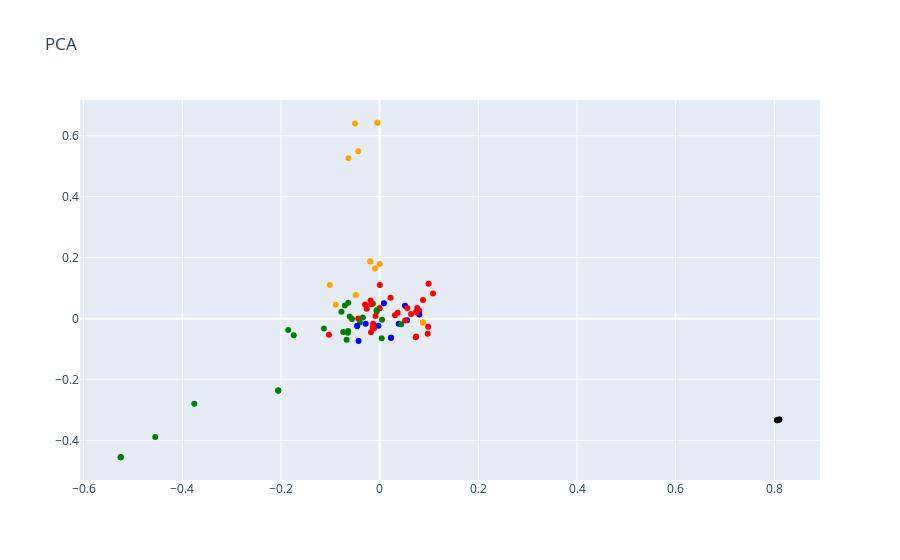

Notebook cell for this chart:
### Code cell
trace = go.Scatter(x=result['X'].values,
                   y=result['Y'].values,
                   text=result['texto'].values,
                   mode='markers',
                   marker=dict(color=result['colores'].values)) 

layout = go.Layout(title="PCA")

fig = go.Figure(data=trace, layout=layout)
iplot(fig)

### Figure 1 — Plotly figure (JSON) as saved in the notebook; plotly's stock layout.template omitted (floating-point values rounded to 4 significant figures)
{"data": [{"marker": {"color": ["red", "red", "red", "red", "blue", "red", "blue", "red", "red", "green", "blue", "green", "blue", "red", "orange", "red", "red", "red", "orange", "green", "red", "red", "red", "green", "green", "blue", "green", "green", "orange", "orange", "orange", "red", "orange", "green", "green", "orange", "blue", "orange", "red", "red", "red", "orange", "red", "red", "green", "red", "red", "green", "red", "red", "green", "red", "green", "green", "green", "blue", "red", "blue", "green", "orange", "orange", "orange", "orange", "blue", "orange", "red", "green", "blue", "blue", "green", "red", "green", "orange", "green", "blue", "green", "green", "red", "green", "green", "red", "red", "black", "black", "black", "black", "green", "green", "green", "red", "green"]}, "mode": "markers", "text": ["Importante empresa  del sector de consultoría de la ciudad de Bogotá requiere para su equipo de trabajo un Analista de minería de datosForma", "Importante empresa  del sector de consultoría de la ciudad de Bogotá requiere para su equipo de trabajo un Analista de minería de datosForma", "Reconocida empresa Contac Center, se encuentra en búsqueda de analista Análisis de KPI´s Reportes - con 1 año de experiencia. Preparar, anal", "Reconocida empresa Contac Center, se encuentra en búsqueda de analista Análisis de KPI´s Reportes - con 1 año de experiencia. Preparar, anal", "Importante compañía requiere Profesionales en – Tecnología o Ingeniería de Sistematización de datos / Estadística o Matemática. con experien", "#TrabajoSiHayMultinacional solicita para su equipo de trabajo DATAMARSHALL - ANALISTA DE BASES DE DATOS CALL CENTER en Bogotá, con experienc", "Importante Multinacional del sector IT requiere para su equipo de trabajo Analista de Datos Junior con experiencia superior de 6 meses en Mi", "Entidad financiera requiere profesional en Ingeniería de Sistemas , Economista, estadístico, matemático, con conocimiento en Estadística , m", "Reconocida multinacional de telecomunicaciones requiere para su equipo de trabajo Ingeniero de sistemas o afines, con experiencia mínima de ", "Importante compañía Call Center requiere para su equipo de trabajo Analista de datos / Controller con experiencia mínima de 6 meses en call ", "BairesDev se enorgullece de ser una de las empresas con más rápido crecimiento de América Latina y un empleador acogedor altamente calificad", "Importante compañía Call Center requiere para su equipo de trabajo Analista de datos / Controller con experiencia mínima de 6 meses en call ", "Importante compañia BPO requiere para su equipo de trabajo Tecnólogo o profesional en ingenierías o carreras administrativas. Experiencia mí", "Somos Grupo Nacional de Proyectos GNP líderes en el sector de Telecomunicaciones, Marketing y Tecnología. Nos encontramos en búsqueda de Téc", "Reconocida empresa requiere para su equipo de trabajo ingeniero de sistemas  Profesional con  especialización,   4 años de experiencia en: S", "Somos Grupo Nacional de Proyectos GNP líderes en el sector de Telecomunicaciones, Marketing y Tecnología. Nos encontramos en búsqueda de Téc", "Empresa multinacional española del sector Data Management & Analytics busca para su equipo de trabajo a técnico o estudiante hasta IV semest", "Empresa de tecnología requiere Tecnólogo o Estudiante universitario de últimos semestres de sistemas o carreras administrativas; Manejo de p", "Requerimos para nuestro equipo de trabajo Analista de datos con experiencia mínima de 1 año en manejo de Excel avanzado preferiblemente cono", "Reconocida empresa de telecomunicaciones solicita para su equipo de trabajo WORKFORCE, encargado de analizar, controlar y optimizar las capa", "Empresa del sector bebidas requiere analista de ventas encargado de Analizar, programar y hacer seguimiento a los datos de ventas con el fin", "Se requiere profesional en Ingeniería Industrial o áreas afines con experiencia de 2 años en manejo de bases de datos; análisis de bases de ", "Importante multinacional de telecomunicaciones dedicada al servicio de call center requiere para su equipo de trabajo Datamarshall o  Analis", "Importante empresa de alimentos requiere para su equipo analista  de datos con experiencia  en manejo de bases datos al sistema, manejo alfa", "Empresa del sector TI requiere Analista de datos con experiencia en:Experiencia de soporte de usuarios Manejo de Excel  avanzado Manejo de b", "Prestigiosa compañía del sector farmacéutico, se encuentra en búsqueda de Profesionales en  Administración de empresas, Finanzas, Marketing ", "Reconocida empresa de mensajería requiere con urgencia para su equipo de trabajo hombres profesionales en ingeniería de sistemas Con especia", "Reconocida empresa solicita ANALISTA SENIOR ARQUITECTURA DE DATOS,  Ingeniero de sistemas, electrónico o afines, debe tener mínimo 2 años de", "Reconocido laboratorio Farmacéutico ubicado en puente requiere para su equipo de trabajo Tecnologo en Regencia Farmacia o estudiante mínimo ", "Reconocido laboratorio Farmacéutico ubicado en puente requiere para su equipo de trabajo Tecnologo en Regencia Farmacia o estudiante mínimo ", "Reconocido laboratorio Farmacéutico ubicado en puente aranda requiere para su equipo de trabajo Tecnologo en Regencia Farmacia o estudiante ", "Empresa del sector transporte requiere profesional en Ingeniería de Sistemas, Ingeniería Electrónica, Ingeniería Eléctrica o Ingeniería Meca", "Requerimos para nuestro equipo de trabajo Analista de datos con experiencia mínima de 1 año en manejo de Excel avanzado preferiblemente cono", "Ingeniero en Sistemas, con conocimientos en administración y desarrollo en bases de datos SQL Server (Triggers, procedimientos almacenados, ", "Profesional en ingeniería de sistemas, electrónica o carreras afines con mínimo 1 año de experiencia con conocimientos administración de bas", "Requerimos para nuestro equipo de trabao analista de Datosl con experiencia mínima de 1 año en manejo de Excel avanzado preferiblemente cono", "Empresa de servicios tecnológicos y outsourcing requiere profesional en Ingeniería Industrial, Administración de Empresas, Contaduría, Finan", "Importante Contact Center Ubicado en la ciudad de Bogotá busca para si equipo de trabajo Analista base de datos con experiencia de un 1 año ", "Reconocido operador del sector Salud requiere para su equipo de trabajo Ingeniero Industrial.  Horario de contribución de Lunes a Viernes de", "Limpieza, Estandarización, Unificación de datos con bases Excel y MySQL, experiencia mínima de un año en estos programas demostrables. Pacie", "Prestigiosa entidad solicita Analista de inteligencia de negocios - Cientifico de datos que cuente con 3 años de experiencia Minería de dato", "Reconocida empresa de telecomunicaciones requieres para su equipo de trabajo Analista base de datos con 2 años de experiencia en el cargo, e", "importante empresa del sector financieroRequiere analista de bases de datos en excel avanzadoDebe contar con un año de experiencia en VISUAL", "Importante empresa del sector se encuentra en búsqueda de tecnólogo o profesional en sistemas o tecnología de la información con experiencia", "Importante compañía del sector logístico requiere Profesional en ingeniería de sistemas o afines especializado en programación o bases de da", "Reconocida entidad del sector bancario requiere para su equipo de trabajo Analista de inteligencia de negocios - Cientifico de datos que cue", "Objetivo: Elaborar informes y estadísticas, con el fin de monitorear el adecuado funcionamiento del negocio, teniendo en cuenta los indicado", "Reconocida empresa de mensajería requiere con urgencia para su equipo de trabajo hombres profesionales en ingeniería de sistemas Con especia", "Nos encontramos en la búsqueda de un ANALISTA DE DATOSTécnico y/o Estudiante de mínimo VI semestre de carreras administrativas, de analítica", "Importante empresa prestadora de servicios se encuentra en búsqueda de Oficial de Informes y Seguimiento del área comercial, Técnico y/o Est", "Reconocida empresa del sector real solicita Analista Base de Datos. Buscamos profesionales en Ingeniería de Sistemas o afines con 2 años de ", "Multinacional requiere para su equipo de trabajo Analista de Datos. Experiencia: mínimo 1 año realizando análisis de datos administrativos. ", "Profesional en Ingenieria de sistemas,con posgrado temas relacionados con funciones del cargo.\t\"Mínimo tres (3) años deexperiencia en la adm", "Empresa de servicios logísticos requiere personal para desempeñarse en el cargo de Analista de Base de DatosIngenieros de sistemas con espec", "\"Ingeniero de Sistemas, Electrónico y/o afines , conexperiencia en gestión de datos, deseable Especializacióny/o cursos en gobierno de datos", "Importante Multinacional del sector IT requiere para su equipo de trabajo Analista de Datos Senior con experiencia superior de 3 años partic", "Importante empresa del sector de telecomunicaciones se encuentra en busqueda de datamarshall, controller con un (1) año de experiencia en el", "¿Qué tal un nuevo reto profesional en el 2021?Nuestro equipo de Data está buscando profesionales interesados en la toma de decisiones y el a", "¡Tenemos una gran oportunidad para ti!Reconocida empresa requiere para su equipo de trabajo, profesional en Ingeniería de Sistemas o Ingenie", "Nos encontramos en búsqueda de un analista de datos (Excel avanzado) Funciones- Apoyo al proceso de inscripción y selección de candidatos, s", "Nos encontramos en búsqueda de un analista de datos (Excel avanzado)FuncionesApoyo al proceso de inscripción y selección de candidatos, segu", "Nos encontramos en búsqueda de un analista de datos (Excel avanzado)FuncionesApoyo al proceso de inscripción y selección de candidatos, segu", "Nos encontramos en búsqueda de un Analista de datos (Excel avanzado)Funciones•\tApoyo al proceso de inscripción y selección de candidatos•\tSe", "Importante Multinacional del sector IT requiere para su equipo de trabajo Analista de Datos Junior con experiencia superior de 6 meses en Mi", "Importante empresa del sector se encuentra en la búsqueda de analista de datos (Excel avanzado) Funciones-Apoyo al proceso de inscripción y ", "Importante IPS a nivel nacional requiere analista de base de datos EXPERTO EN EXCEL; tecnólogo o técnico en ingeniería industrial.Asignación", "Reconocida empresa del sector Financiero requiere para su equipo de trabajo profesionales en ingeniería de sistemas o afines que cuenten con", "Determinar el potencial de las ventas.Analizar métricas web,  predecir la conducta de los clientes referente a nuestro producto y la tendenc", "Empresa del sector logístico requiere profesional en  ingenieria de sistemas o carreras afines, con especialización , cursos en gobierno de ", "Reconocida empresa de mensajería requiere con urgencia para su equipo de trabajo hombres profesionales en ingeniería de sistemas Con especia", "Importante multinacional del sector  requiere para su equipo de trabajo Back office CALL CENTER.Si eres técnico, tecnológo o profesional en ", "Importante empresa del sector de telecomunicaciones requiere para su equipo de trabajo Analista de Incidencias para realizar funciones como:", "Haz parte de nuestro equipo y vive experiencias ¡únicas y memorables! Buscamos personas como tú, dinámicas, proactivas y apasionadas, si cum", "Se requiere de manera inmediata profesional en Ingeniera de Sistemas con especialización culminada y mínimo 3 años de experiencia en bases d", "Importante Multinacional del sector IT requiere para su equipo de trabajo Analista de Datos Senior con experiencia superior de 5 años partic", "Profesional titulado en Ingeniería de Sistemas Informática, Telecomunicaciones, Desarrollador de Software y afines a las TIC, mínimo tres añ", "Importante empresa del sector de pagos y finanzas requiere profesional en ingeniería de sistemas con certificación en administración de base", "Manejo y conocimiento de ley de protección de datos personalesManejo y conocimiento Reporte Centrales InformaciónManejo de casos relacionado", "Empresa del sector logístico requiere  ingeniero de sistemas o afines  con especialización ,  3 años de experiencia mínimo, en administració", "Servicios Médicos Vital Health Requiere de manera inmediata Perfil: Tecnólogo o profesional sistemas, administración de empresas o administr", "En Jobandtalent empleamos a más de 15.000 profesionales en toda Colombia y ofrecemos oportunidades de empleo de forma constante para que sie", "Empresa de telecomunicaciones ubicada en Toberin, desea vincular a su equipo estudiante de ingeniería industrial o afines, con manejo alto d", "Consultar y proporcionar la información necesaria para la creación de nuevos SKU, etc.Generar y actualizar diferentes informes para brindar ", "Consultar y proporcionar la información necesaria para la creación de nuevos SKU, etc.Generar y actualizar diferentes informes para brindar ", "1. Consultar y proporcionar la información necesaria para la creación de nuevos SKU, etc.Generar y actualizar diferentes informes para brind", "1. Consultar y proporcionar la información necesaria para la creación de nuevos SKU, etc.Generar y actualizar diferentes informes para brind", "Cargo: Big data estratégicoSalario: $2.500.000 a $2.900.000Importante compañía de telecomunicaciones requiere vincular a su equipo de trabaj", "Cargo: Big data estratégicoSalario: $2.500.000 a $2.900.000Importante compañía de telecomunicaciones requiere vincular a su equipo de trabaj", "Cargo: Big data estratégicoSalario: $2.500.000 a $2.900.000Importante compañía de telecomunicaciones requiere vincular a su equipo de trabaj", "Importante empresa multinacional ubicada al norte de la ciudad requiere Analista de bases de datos, para desempeñar actividades enfocadas en", "Importante empresa requiere profesional en Ingeniería Sistemas, con mínimo 3 años de experiencia en Administración y monitoreo de base de da"], "type": "scatter", "x": [-0.0002904, -0.0002904, 0.07453, 0.07453, -0.04277, 0.02218, -0.04553, 0.09835, -0.01759, -0.006266, 0.008637, -0.005675, 0.05553, 0.08787, -0.1011, 0.07618, 0.07389, 0.07302, -0.0191, -0.01362, 0.08019, -0.04345, -0.02943, -0.07387, -0.06697, 0.05151, -0.5247, -0.06382, 0.08769, 0.08769, 0.08783, 0.09746, -0.0191, -0.07738, -0.06352, 0.0001076, 0.08044, -0.04815, -0.0183, -0.01731, 0.05599, -0.009379, -0.01313, -0.02611, -0.1852, 0.03651, 0.07537, -0.5247, 0.09928, 0.1082, -0.03402, -0.008284, -0.3757, -0.06435, -0.06069, 0.02308, 0.06382, -0.002542, -0.03993, -0.04979, -0.00463, -0.00463, -0.06338, -0.04553, -0.04319, 0.0004579, -0.1741, 0.03874, -0.02834, -0.5247, -0.01121, 0.004741, -0.08881, -0.1129, 0.02308, 0.004134, -0.0705, 0.05157, -0.4548, 0.04348, 0.03099, -0.01386, 0.8099, 0.8099, 0.8056, 0.8056, -0.2055, -0.2055, -0.2055, -0.1028, -0.05608], "y": [0.03431, 0.03431, 0.02359, 0.02359, -0.07309, 0.06911, -0.02422, -0.02613, -0.04401, 0.02762, 0.05098, 0.02379, -0.005417, 0.06104, 0.1104, 0.03494, -0.05868, -0.06082, 0.1875, 0.04942, 0.02578, 0.0007407, 0.04673, -0.04381, -0.06866, 0.04221, -0.4542, -0.04044, -0.01231, -0.01231, -0.01228, -0.04964, 0.1875, 0.02311, 0.05206, 0.1794, 0.01383, 0.0781, 0.05965, 0.0477, 0.03542, 0.1648, -0.01615, 0.03229, -0.03718, 0.01957, 0.0204, -0.4542, 0.115, 0.08254, 0.003568, 0.008876, -0.2785, -0.04614, 0.007093, -0.06279, 0.01537, -0.02276, -0.01242, 0.6399, 0.6425, 0.6425, 0.5262, -0.02422, 0.5488, 0.1108, -0.05435, -0.01664, -0.01641, -0.4542, -0.03127, -0.00374, 0.04545, -0.03243, -0.06279, -0.0637, 0.04345, -0.006006, -0.3879, -0.01835, 0.01157, -0.02833, -0.3307, -0.3307, -0.3328, -0.3328, -0.2354, -0.2354, -0.2354, -0.05288, -0.0006867]}], "layout": {"title": {"text": "PCA"}}}
